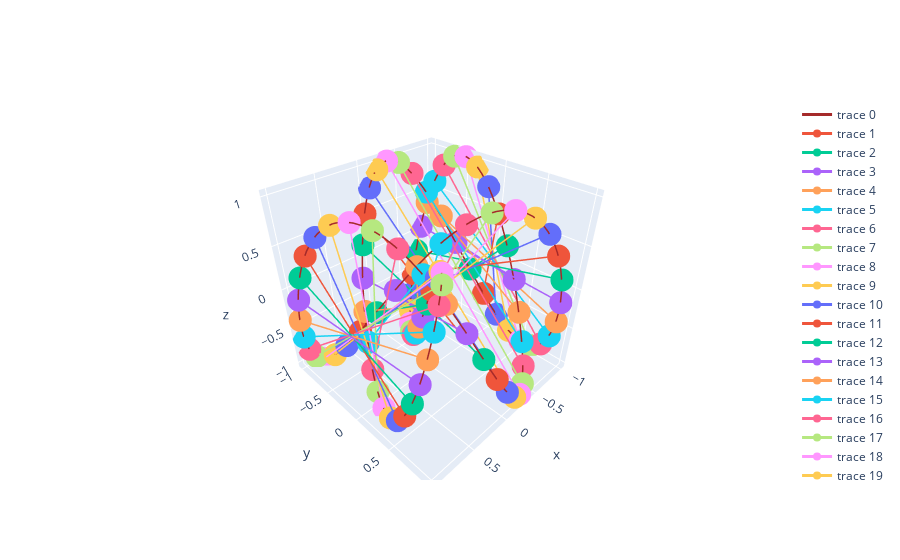

Notebook source saved alongside this figure:
### Code cell
Lissajous(100,2,3,5)

### Figure 1 — Plotly figure (JSON) as saved in the notebook; plotly's stock layout.template omitted (floating-point values rounded to 4 significant figures; data arrays with more than 128 entries replaced by an {"elided": "..."} marker saying what was removed)
{"data": [{"line": {"color": "brown", "width": 3}, "mode": "lines", "type": "scatter3d", "x": {"elided": "300 float values"}, "y": {"elided": "300 float values"}, "z": {"elided": "300 float values"}}, {"line": {"width": 3}, "type": "scatter3d", "x": [0.5403, 0.5403], "y": [0.5403, -0.5403], "z": [0.5403, -0.5403]}, {"line": {"width": 3}, "type": "scatter3d", "x": [0.4306, 0.4306], "y": [0.3731, -0.3731], "z": [0.2538, -0.2538]}, {"line": {"width": 3}, "type": "scatter3d", "x": [0.3141, 0.3141], "y": [0.1926, -0.1926], "z": [-0.05749, 0.05749]}, {"line": {"width": 3}, "type": "scatter3d", "x": [0.1926, 0.1926], "y": [0.00531, -0.00531], "z": [-0.3632, 0.3632]}, {"line": {"width": 3}, "type": "scatter3d", "x": [0.06809, 0.06809], "y": [-0.1822, 0.1822], "z": [-0.6333, 0.6333]}, {"line": {"width": 3}, "type": "scatter3d", "x": [-0.05749, -0.05749], "y": [-0.3632, 0.3632], "z": [-0.8415, 0.8415]}, {"line": {"width": 3}, "type": "scatter3d", "x": [-0.1822, -0.1822], "y": [-0.5313, 0.5313], "z": [-0.9672, 0.9672]}, {"line": {"width": 3}, "type": "scatter3d", "x": [-0.304, -0.304], "y": [-0.6807, 0.6807], "z": [-0.9983, 0.9983]}, {"line": {"width": 3}, "type": "scatter3d", "x": [-0.421, -0.421], "y": [-0.8059, 0.8059], "z": [-0.9317, 0.9317]}, {"line": {"width": 3}, "type": "scatter3d", "x": [-0.5313, -0.5313], "y": [-0.9026, 0.9026], "z": [-0.7739, 0.7739]}, {"line": {"width": 3}, "type": "scatter3d", "x": [-0.6333, -0.6333], "y": [-0.9672, 0.9672], "z": [-0.5403, 0.5403]}, {"line": {"width": 3}, "type": "scatter3d", "x": [-0.7253, -0.7253], "y": [-0.9977, 0.9977], "z": [-0.2538, 0.2538]}, {"line": {"width": 3}, "type": "scatter3d", "x": [-0.8059, -0.8059], "y": [-0.9928, 0.9928], "z": [0.05749, -0.05749]}, {"line": {"width": 3}, "type": "scatter3d", "x": [-0.8737, -0.8737], "y": [-0.9527, 0.9527], "z": [0.3632, -0.3632]}, {"line": {"width": 3}, "type": "scatter3d", "x": [-0.9278, -0.9278], "y": [-0.8789, 0.8789], "z": [0.6333, -0.6333]}, {"line": {"width": 3}, "type": "scatter3d", "x": [-0.9672, -0.9672], "y": [-0.7739, 0.7739], "z": [0.8415, -0.8415]}, {"line": {"width": 3}, "type": "scatter3d", "x": [-0.9914, -0.9914], "y": [-0.6415, 0.6415], "z": [0.9672, -0.9672]}, {"line": {"width": 3}, "type": "scatter3d", "x": [-1.0, -1.0], "y": [-0.4864, 0.4864], "z": [0.9983, -0.9983]}, {"line": {"width": 3}, "type": "scatter3d", "x": [-0.9928, -0.9928], "y": [-0.3141, 0.3141], "z": [0.9317, -0.9317]}, {"line": {"width": 3}, "type": "scatter3d", "x": [-0.9699, -0.9699], "y": [-0.1306, 0.1306], "z": [0.7739, -0.7739]}, {"line": {"width": 3}, "type": "scatter3d", "x": [-0.9317, -0.9317], "y": [0.05749, -0.05749], "z": [0.5403, -0.5403]}, {"line": {"width": 3}, "type": "scatter3d", "x": [-0.8789, -0.8789], "y": [0.2435, -0.2435], "z": [0.2538, -0.2538]}, {"line": {"width": 3}, "type": "scatter3d", "x": [-0.8121, -0.8121], "y": [0.421, -0.421], "z": [-0.05749, 0.05749]}, {"line": {"width": 3}, "type": "scatter3d", "x": [-0.7326, -0.7326], "y": [0.5835, -0.5835], "z": [-0.3632, 0.3632]}, {"line": {"width": 3}, "type": "scatter3d", "x": [-0.6415, -0.6415], "y": [0.7253, -0.7253], "z": [-0.6333, 0.6333]}, {"line": {"width": 3}, "type": "scatter3d", "x": [-0.5403, -0.5403], "y": [0.8415, -0.8415], "z": [-0.8415, 0.8415]}, {"line": {"width": 3}, "type": "scatter3d", "x": [-0.4306, -0.4306], "y": [0.9278, -0.9278], "z": [-0.9672, 0.9672]}, {"line": {"width": 3}, "type": "scatter3d", "x": [-0.3141, -0.3141], "y": [0.9813, -0.9813], "z": [-0.9983, 0.9983]}, {"line": {"width": 3}, "type": "scatter3d", "x": [-0.1926, -0.1926], "y": [1.0, -1.0], "z": [-0.9317, 0.9317]}, {"line": {"width": 3}, "type": "scatter3d", "x": [-0.06809, -0.06809], "y": [0.9833, -0.9833], "z": [-0.7739, 0.7739]}, {"line": {"width": 3}, "type": "scatter3d", "x": [0.05749, 0.05749], "y": [0.9317, -0.9317], "z": [-0.5403, 0.5403]}, {"line": {"width": 3}, "type": "scatter3d", "x": [0.1822, 0.1822], "y": [0.8472, -0.8472], "z": [-0.2538, 0.2538]}, {"line": {"width": 3}, "type": "scatter3d", "x": [0.304, 0.304], "y": [0.7326, -0.7326], "z": [0.05749, -0.05749]}, {"line": {"width": 3}, "type": "scatter3d", "x": [0.421, 0.421], "y": [0.5921, -0.5921], "z": [0.3632, -0.3632]}, {"line": {"width": 3}, "type": "scatter3d", "x": [0.5313, 0.5313], "y": [0.4306, -0.4306], "z": [0.6333, -0.6333]}, {"line": {"width": 3}, "type": "scatter3d", "x": [0.6333, 0.6333], "y": [0.2538, -0.2538], "z": [0.8415, -0.8415]}, {"line": {"width": 3}, "type": "scatter3d", "x": [0.7253, 0.7253], "y": [0.06809, -0.06809], "z": [0.9672, -0.9672]}, {"line": {"width": 3}, "type": "scatter3d", "x": [0.8059, 0.8059], "y": [-0.1201, 0.1201], "z": [0.9983, -0.9983]}, {"line": {"width": 3}, "type": "scatter3d", "x": [0.8737, 0.8737], "y": [-0.304, 0.304], "z": [0.9317, -0.9317]}, {"line": {"width": 3}, "type": "scatter3d", "x": [0.9278, 0.9278], "y": [-0.4771, 0.4771], "z": [0.7739, -0.7739]}, {"line": {"width": 3}, "type": "scatter3d", "x": [0.9672, 0.9672], "y": [-0.6333, 0.6333], "z": [0.5403, -0.5403]}, {"line": {"width": 3}, "type": "scatter3d", "x": [0.9914, 0.9914], "y": [-0.7671, 0.7671], "z": [0.2538, -0.2538]}, {"line": {"width": 3}, "type": "scatter3d", "x": [1.0, 1.0], "y": [-0.8737, 0.8737], "z": [-0.05749, 0.05749]}, {"line": {"width": 3}, "type": "scatter3d", "x": [0.9928, 0.9928], "y": [-0.9494, 0.9494], "z": [-0.3632, 0.3632]}, {"line": {"width": 3}, "type": "scatter3d", "x": [0.9699, 0.9699], "y": [-0.9914, 0.9914], "z": [-0.6333, 0.6333]}, {"line": {"width": 3}, "type": "scatter3d", "x": [0.9317, 0.9317], "y": [-0.9983, 0.9983], "z": [-0.8415, 0.8415]}, {"line": {"width": 3}, "type": "scatter3d", "x": [0.8789, 0.8789], "y": [-0.9699, 0.9699], "z": [-0.9672, 0.9672]}, {"line": {"width": 3}, "type": "scatter3d", "x": [0.8121, 0.8121], "y": [-0.9071, 0.9071], "z": [-0.9983, 0.9983]}, {"line": {"width": 3}, "type": "scatter3d", "x": [0.7326, 0.7326], "y": [-0.8121, 0.8121], "z": [-0.9317, 0.9317]}, {"line": {"width": 3}, "type": "scatter3d", "x": [0.6415, 0.6415], "y": [-0.6884, 0.6884], "z": [-0.7739, 0.7739]}], "layout": {}}
